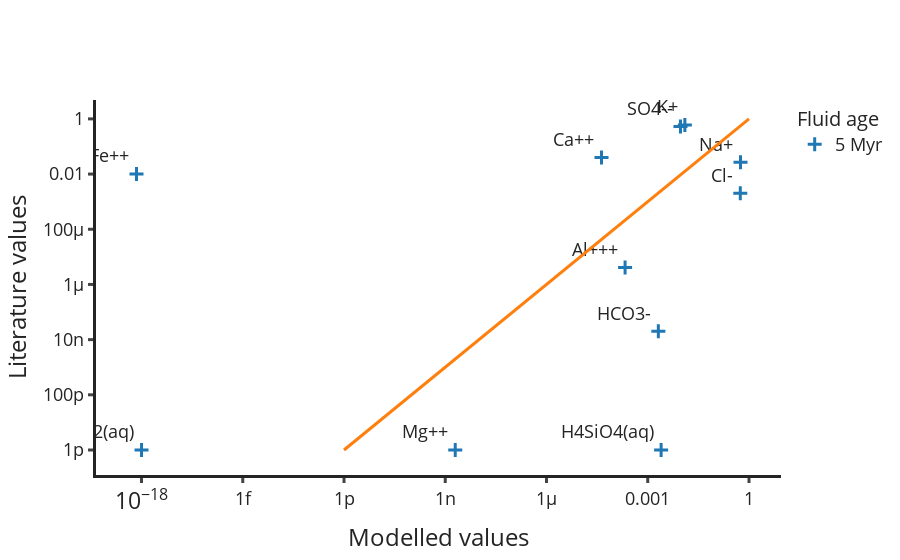

Notebook code cell kept with this figure:
### Code cell
fig = go.Figure()
fma_scatter = go.Scatter(x=model_vals, y=lit_vals, mode='markers+text', text=species, textposition='top left', name='5 Myr')
#oma_scatter = go.Scatter(x=one_myr_vals, y=lit_vals, mode='markers', text=species, textposition='top left', name='1 Myr')
line = go.Scatter(x=oneone, y=oneone, mode='lines', showlegend=False)
fig.add_trace(fma_scatter)
#fig.add_trace(oma_scatter)
fig.add_trace(line)
fig.update_xaxes(title='Modelled values', type="log")
fig.update_yaxes(title='Literature values', type="log")
fig.update_layout(
    template=template,
    legend=dict(title="Fluid age"))

fig.show()
fig.write_image('comp_crossplot.png')

### Figure 1 — Plotly figure (JSON) as saved in the notebook; plotly's stock layout.template omitted (floating-point values rounded to 4 significant figures)
{"data": [{"mode": "markers+text", "name": "5 Myr", "text": ["H+", "Al+++", "Mg++", "Ca++", "Fe++", "HCO3-", "Cl-", "K+", "Na+", "SO4--", "O2(aq)", "H4SiO4(aq)"], "textposition": "top left", "x": [-0.0006943, 0.0002131, 1.977e-09, 4.261e-05, 7.105e-19, 0.00206, 0.5519, 0.01258, 0.56, 0.009329, 1.002e-18, 0.00249], "y": [6.31e-05, 4.1e-06, 1e-12, 0.04, 0.01, 2e-08, 0.002, 0.6, 0.0267, 0.529, 1e-12, 1e-12, 0.0202], "type": "scatter"}, {"mode": "lines", "showlegend": false, "x": [1, 0.1, 0.01, 0.001, 0.0001, 1e-05, 1e-06, 1e-07, 1e-08, 1e-09, 1e-10, 1e-11, 1e-12], "y": [1, 0.1, 0.01, 0.001, 0.0001, 1e-05, 1e-06, 1e-07, 1e-08, 1e-09, 1e-10, 1e-11, 1e-12], "type": "scatter"}], "layout": {"xaxis": {"title": {"text": "Modelled values"}, "type": "log"}, "yaxis": {"title": {"text": "Literature values"}, "type": "log"}, "legend": {"title": {"text": "Fluid age"}}}}
